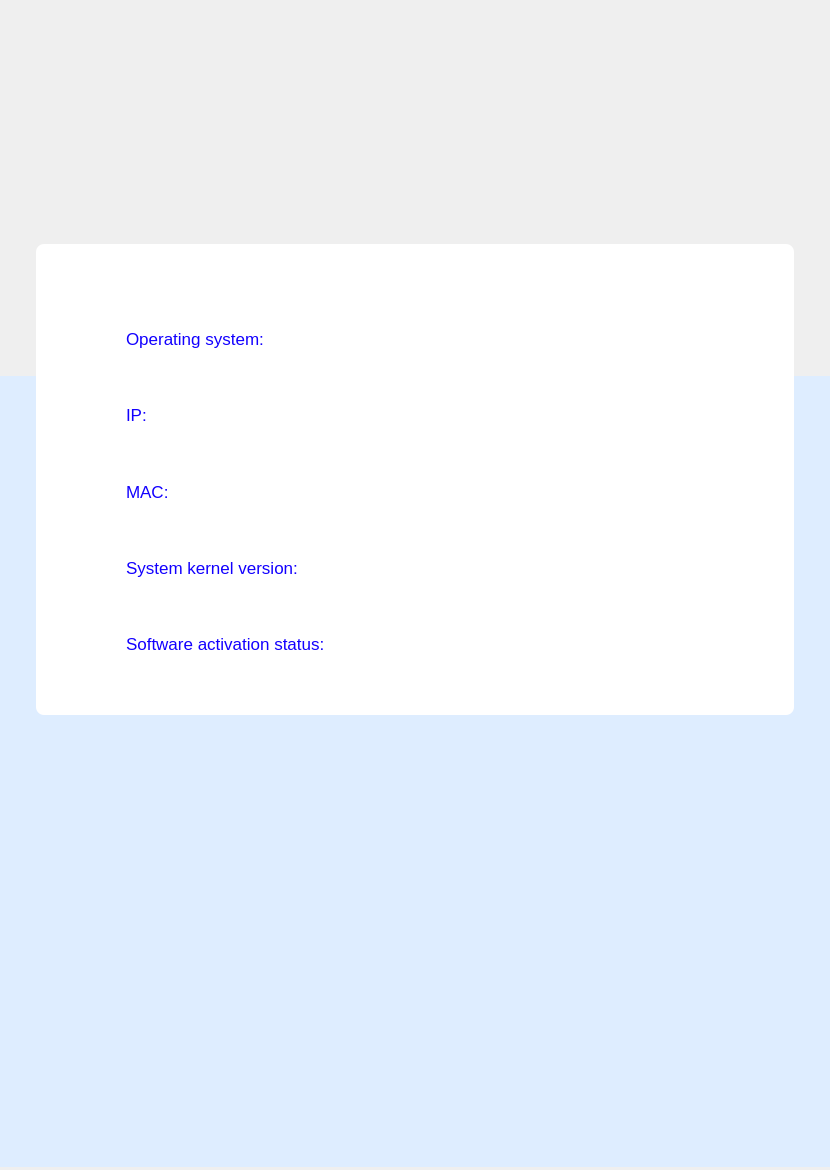
<?xml version="1.0" encoding="UTF-8"?>
<ui version="4.0">
 <class>PDF</class>
 <widget class="QWidget" name="PDF">
  <property name="geometry">
   <rect>
    <x>0</x>
    <y>0</y>
    <width>830</width>
    <height>1170</height>
   </rect>
  </property>
  <property name="windowTitle">
   <string/>
  </property>
  <widget class="QWidget" name="widget" native="true">
   <property name="geometry">
    <rect>
     <x>36</x>
     <y>244</y>
     <width>758</width>
     <height>471</height>
    </rect>
   </property>
   <property name="styleSheet">
    <string notr="true">background-color: rgb(255, 255, 255);
border-radius:8px;
font:NotoSansCJKsc-Regular;</string>
   </property>
   <widget class="QWidget" name="widget_2" native="true">
    <property name="geometry">
     <rect>
      <x>90</x>
      <y>57</y>
      <width>571</width>
      <height>381</height>
     </rect>
    </property>
    <property name="styleSheet">
     <string notr="true">background-color: transparent;</string>
    </property>
    <layout class="QHBoxLayout" name="horizontalLayout">
     <property name="spacing">
      <number>0</number>
     </property>
     <property name="leftMargin">
      <number>0</number>
     </property>
     <property name="topMargin">
      <number>0</number>
     </property>
     <property name="rightMargin">
      <number>0</number>
     </property>
     <property name="bottomMargin">
      <number>0</number>
     </property>
     <item>
      <layout class="QVBoxLayout" name="verticalLayoutName">
       <property name="spacing">
        <number>0</number>
       </property>
       <item>
        <widget class="QLabel" name="label_5">
         <property name="styleSheet">
          <string notr="true">font: NotoSansCJKsc-Regular;
font-size: 17px;
 color: #1200ff;
</string>
         </property>
         <property name="text">
          <string>Operating system:</string>
         </property>
        </widget>
       </item>
       <item>
        <widget class="QLabel" name="label">
         <property name="styleSheet">
          <string notr="true">font: NotoSansCJKsc-Regular;
font-size: 17px;
 color: #1200ff;
</string>
         </property>
         <property name="text">
          <string>IP:</string>
         </property>
        </widget>
       </item>
       <item>
        <widget class="QLabel" name="label_2">
         <property name="styleSheet">
          <string notr="true">font: NotoSansCJKsc-Regular;
font-size: 17px;
 color: #1200ff;
</string>
         </property>
         <property name="text">
          <string>MAC:</string>
         </property>
        </widget>
       </item>
       <item>
        <widget class="QLabel" name="label_4">
         <property name="styleSheet">
          <string notr="true">font: NotoSansCJKsc-Regular;
font-size: 17px;
 color: #1200ff;
</string>
         </property>
         <property name="text">
          <string>System kernel version:</string>
         </property>
        </widget>
       </item>
       <item>
        <widget class="QLabel" name="label_3">
         <property name="styleSheet">
          <string notr="true">font: NotoSansCJKsc-Regular;
font-size: 17px;
 color: #1200ff;
</string>
         </property>
         <property name="text">
          <string>Software activation status:</string>
         </property>
        </widget>
       </item>
      </layout>
     </item>
     <item>
      <layout class="QVBoxLayout" name="verticalLayoutValue">
       <property name="spacing">
        <number>0</number>
       </property>
       <item>
        <widget class="QLabel" name="m_systemName">
         <property name="styleSheet">
          <string notr="true">font: NotoSansCJKsc-Regular;
font-size: 17px;
 color: #1200ff;
</string>
         </property>
         <property name="text">
          <string/>
         </property>
         <property name="alignment">
          <set>Qt::AlignRight|Qt::AlignTrailing|Qt::AlignVCenter</set>
         </property>
        </widget>
       </item>
       <item>
        <widget class="QLabel" name="m_IP">
         <property name="styleSheet">
          <string notr="true">font: NotoSansCJKsc-Regular;
font-size: 17px;
 color: #1200ff;
</string>
         </property>
         <property name="text">
          <string/>
         </property>
         <property name="alignment">
          <set>Qt::AlignRight|Qt::AlignTrailing|Qt::AlignVCenter</set>
         </property>
        </widget>
       </item>
       <item>
        <widget class="QLabel" name="m_MAC">
         <property name="styleSheet">
          <string notr="true">font: NotoSansCJKsc-Regular;
font-size: 17px;
 color: #1200ff;
</string>
         </property>
         <property name="text">
          <string/>
         </property>
         <property name="alignment">
          <set>Qt::AlignRight|Qt::AlignTrailing|Qt::AlignVCenter</set>
         </property>
        </widget>
       </item>
       <item>
        <widget class="QLabel" name="m_kernel">
         <property name="styleSheet">
          <string notr="true">font: NotoSansCJKsc-Regular;
font-size: 17px;
 color: #1200ff;
</string>
         </property>
         <property name="text">
          <string/>
         </property>
         <property name="alignment">
          <set>Qt::AlignRight|Qt::AlignTrailing|Qt::AlignVCenter</set>
         </property>
        </widget>
       </item>
       <item>
        <widget class="QLabel" name="m_activeStatus">
         <property name="styleSheet">
          <string notr="true">font: NotoSansCJKsc-Regular;
font-size: 17px;
 color: #1200ff;
</string>
         </property>
         <property name="text">
          <string/>
         </property>
         <property name="alignment">
          <set>Qt::AlignRight|Qt::AlignTrailing|Qt::AlignVCenter</set>
         </property>
        </widget>
       </item>
       <item>
        <widget class="QLabel" name="m_fatal">
         <property name="styleSheet">
          <string notr="true">font: NotoSansCJKsc-Regular;
font-size: 17px;
color: #1200ff;</string>
         </property>
         <property name="text">
          <string/>
         </property>
         <property name="alignment">
          <set>Qt::AlignRight|Qt::AlignTrailing|Qt::AlignVCenter</set>
         </property>
        </widget>
       </item>
       <item>
        <widget class="QLabel" name="m_hight">
         <property name="styleSheet">
          <string notr="true">font: NotoSansCJKsc-Regular;
font-size: 17px;
color: #1200ff;</string>
         </property>
         <property name="text">
          <string/>
         </property>
         <property name="alignment">
          <set>Qt::AlignRight|Qt::AlignTrailing|Qt::AlignVCenter</set>
         </property>
        </widget>
       </item>
       <item>
        <widget class="QLabel" name="m_middle">
         <property name="styleSheet">
          <string notr="true">font: NotoSansCJKsc-Regular;
font-size: 17px;
color: #1200ff;</string>
         </property>
         <property name="text">
          <string/>
         </property>
         <property name="alignment">
          <set>Qt::AlignRight|Qt::AlignTrailing|Qt::AlignVCenter</set>
         </property>
        </widget>
       </item>
       <item>
        <widget class="QLabel" name="m_low">
         <property name="styleSheet">
          <string notr="true">font: NotoSansCJKsc-Regular;
font-size: 17px;
color: #1200ff;</string>
         </property>
         <property name="text">
          <string/>
         </property>
         <property name="alignment">
          <set>Qt::AlignRight|Qt::AlignTrailing|Qt::AlignVCenter</set>
         </property>
        </widget>
       </item>
      </layout>
     </item>
    </layout>
   </widget>
   <widget class="QLabel" name="label_13">
    <property name="geometry">
     <rect>
      <x>0</x>
      <y>10</y>
      <width>751</width>
      <height>54</height>
     </rect>
    </property>
    <property name="maximumSize">
     <size>
      <width>16777215</width>
      <height>54</height>
     </size>
    </property>
    <property name="text">
     <string/>
    </property>
    <property name="pixmap">
     <pixmap>:/images/pdf-head</pixmap>
    </property>
    <property name="alignment">
     <set>Qt::AlignCenter</set>
    </property>
   </widget>
   <widget class="QLabel" name="m_info">
    <property name="geometry">
     <rect>
      <x>220</x>
      <y>10</y>
      <width>331</width>
      <height>48</height>
     </rect>
    </property>
    <property name="styleSheet">
     <string notr="true">font:NotoSansCJKsc-Regular;
font-size:17px;
background-color: transparent;
color:white;</string>
    </property>
    <property name="text">
     <string>Information overview</string>
    </property>
    <property name="alignment">
     <set>Qt::AlignCenter</set>
    </property>
   </widget>
  </widget>
  <widget class="QLabel" name="label_15">
   <property name="geometry">
    <rect>
     <x>0</x>
     <y>376</y>
     <width>830</width>
     <height>791</height>
    </rect>
   </property>
   <property name="styleSheet">
    <string notr="true">background-color: rgb(222, 237, 255);</string>
   </property>
   <property name="text">
    <string/>
   </property>
  </widget>
  <widget class="QLabel" name="label_16">
   <property name="geometry">
    <rect>
     <x>0</x>
     <y>0</y>
     <width>830</width>
     <height>376</height>
    </rect>
   </property>
   <property name="whatsThis">
    <string/>
   </property>
   <property name="styleSheet">
    <string notr="true"/>
   </property>
   <property name="text">
    <string/>
   </property>
   <property name="pixmap">
    <pixmap>:/images/pdf-home</pixmap>
   </property>
  </widget>
  <zorder>label_16</zorder>
  <zorder>label_15</zorder>
  <zorder>widget</zorder>
 </widget>
 <resources>
  <include location="res.qrc"/>
  <include location="../../../../resources/resources.qrc"/>
 </resources>
 <connections/>
</ui>
